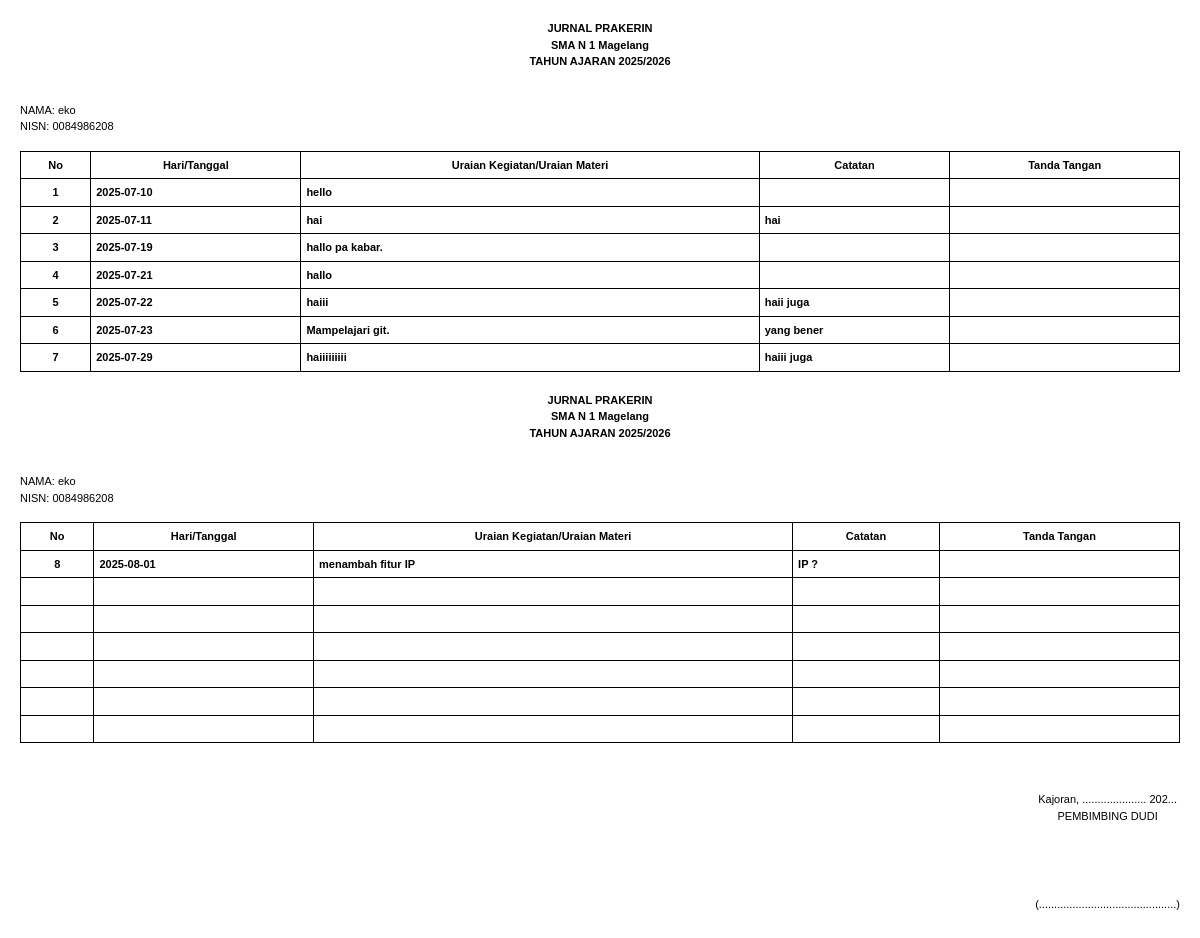
The app's page /pages/laporan/doc_jr.php?id_siswa=1 with its own data.
### tables this page shows
CREATE TABLE `siswa` (
  `id_siswa` int(11) NOT NULL,
  `nis` varchar(15) NOT NULL,
  `nisn` varchar(15) NOT NULL,
  `nama_siswa` varchar(50) NOT NULL,
  `no_wa` varchar(20) NOT NULL,
  `kelas` varchar(10) NOT NULL,
  `pro_keahlian` varchar(50) NOT NULL,
  `TL` text NOT NULL,
  `TTGL` date NOT NULL DEFAULT current_timestamp(),
  `id_sekolah` int(11) NOT NULL,
  `id_perusahaan` int(11) NOT NULL,
  `tanggal_mulai` date NOT NULL,
  `tanggal_selesai` date NOT NULL,
  `id_pembimbing` int(11) NOT NULL,
  `id_guru` int(11) NOT NULL,
  `username` varchar(20) NOT NULL,
  `password` varchar(20) NOT NULL
);

CREATE TABLE `sekolah` (
  `id_sekolah` int(11) NOT NULL,
  `nama_sekolah` varchar(50) NOT NULL,
  `alamat_sekolah` varchar(300) NOT NULL,
  `kepala_sekolah` varchar(25) NOT NULL,
  `logo_sekolah` varchar(255) DEFAULT NULL,
  `username` varchar(20) NOT NULL,
  `password` varchar(20) NOT NULL
);

CREATE TABLE `jurnal` (
  `id_jurnal` int(11) NOT NULL,
  `tanggal` date NOT NULL,
  `keterangan` text NOT NULL,
  `id_siswa` int(11) NOT NULL
);

CREATE TABLE `catatan` (
  `id_catatan` int(11) NOT NULL,
  `id_pembimbing` int(11) NOT NULL,
  `catatan` text NOT NULL,
  `id_jurnal` int(11) NOT NULL,
  `tanggal` date NOT NULL
);

### pages/laporan/doc_jr.php (the view, shortened to what this page needs)
<?php
include('../../koneksi.php');
$id_siswa = $_GET['id_siswa'] ?? null;
$query_siswa = "
    SELECT
        s.nama_siswa,
        s.nisn,
        sk.nama_sekolah
    FROM
        siswa s
    JOIN
        sekolah sk ON s.id_sekolah = sk.id_sekolah
    WHERE
        s.id_siswa = ?
";
$stmt_siswa = $coneksi->prepare($query_siswa);
$stmt_siswa->bind_param("i", $id_siswa);
$stmt_siswa->execute();
$result_siswa = $stmt_siswa->get_result();
if ($result_siswa->num_rows > 0) {
    $data_siswa = $result_siswa->fetch_assoc();
    $nama_siswa = htmlspecialchars($data_siswa['nama_siswa']);
    $nisn = htmlspecialchars($data_siswa['nisn']);
    $nama_sekolah = htmlspecialchars($data_siswa['nama_sekolah']);
} else {
    echo "Data siswa tidak ditemukan.";
    exit();
}
$query_jurnal = "
    SELECT
        j.tanggal,
        j.keterangan,
        c.catatan
    FROM
        jurnal j
    LEFT JOIN
        catatan c ON j.id_jurnal = c.id_jurnal
    WHERE
        j.id_siswa = ?
    ORDER BY j.tanggal
";
$stmt_jurnal = $coneksi->prepare($query_jurnal);
$stmt_jurnal->bind_param("i", $id_siswa);
$stmt_jurnal->execute();
$result_jurnal = $stmt_jurnal->get_result();
$jurnal_data = [];
while ($row = $result_jurnal->fetch_assoc()) {
    $jurnal_data[] = $row;
}
$pages = array_chunk($jurnal_data, 7);
?>
<!DOCTYPE html>
<html lang="en">
<head>
    <script src="https://cdn.tailwindcss.com"></script>
</head>
<body>
    <?php foreach ($pages as $page_num => $page_data): ?>
    <div class="printable <?= ($page_num < count($pages)-1 ? 'page-break' : '') ?>">
        <div class="text-center mb-8">
            <h1 class="font-bold style9">JURNAL PRAKERIN</h1>
            <h1 class="font-bold style9"><?php echo $nama_sekolah; ?></h1>
            <h1 class="font-bold style9">TAHUN AJARAN 2025/2026</h1>
        </div>
        <div class="style9 mb-4">
            <p>NAMA: <?php echo $nama_siswa; ?></p>
            <p>NISN: <?php echo $nisn; ?></p>
        </div>
        <table width="96%" border="1" align="center" cellpadding="3" cellspacing="0" class="style9">
            <thead>
                <tr>
                    <th class="left bottom top">No</th>
                    <th class="left bottom top">Hari/Tanggal</th>
                    <th class="left bottom top">Uraian Kegiatan/Uraian Materi</th>
                    <th class="left bottom top right">Catatan</th>
                    <th class="left bottom top right">Tanda Tangan</th>
                </tr>
            </thead>
            <tbody>
                <?php
                $no = ($page_num * 7) + 1;
                foreach ($page_data as $record) {
                    echo "<tr height='25' class='style27'>
                        <td class='top bottom left text-center'>{$no}</td>
                        <td class='top bottom left text-left'>" . htmlspecialchars($record['tanggal']) . "</td>
                        <td class='top bottom left text-left'>" . htmlspecialchars($record['keterangan']) . "</td>
                        <td class='top bottom left right text-left'>" . htmlspecialchars($record['catatan'] ?? '') . "</td>
                        <td class='top bottom left right text-left'>&nbsp;</td>
                    </tr>";
                    $no++;
                }
                $remaining_rows = 7 - count($page_data);
                for ($i = 0; $i < $remaining_rows; $i++) {
                    echo "<tr height='25'>
                        <td class='left bottom'>&nbsp;</td>
                        <td class='left bottom'>&nbsp;</td>
                        <td class='left bottom'>&nbsp;</td>
                        <td class='left bottom right'>&nbsp;</td>
                        <td class='left bottom right'>&nbsp;</td>
                    </tr>";
                }
                ?>
            </tbody>
        </table>
        <?php if ($page_num == count($pages)-1): ?>
        <div class="flex justify-end items-center mb-8 mt-12">
            <div class="text-center">
                <div class="style9">Kajoran, ..................... 202...</div>
                <div class="style9">PEMBIMBING DUDI</div>
                <br><br><br>
                <div class="style9">(.............................................)</div>
            </div>
        </div>
        <?php endif; ?>
    </div>
    <?php endforeach; ?>
</body>
</html>

### pages/laporan/doc_jr.php (style rules this page uses)
body { font-family: Verdana, Arial, Helvetica, sans-serif; margin: 0; padding: 0; }
.printable { margin: 20px; }
.page-break { page-break-after: always; }
.style9 { font-size: 11px; }
.style27 { font-size: 11px; font-weight: bold; }
.top { border-top: 1px solid #000000; }
.bottom { border-bottom: 1px solid #000000; }
.left { border-left: 1px solid #000000; }
.right { border-right: 1px solid #000000; }
table { border-collapse: collapse; width: 100%; }
th, td { padding: 5px; }

### records on screen
siswa: id_sekolah.nama_sekolah "SMA N 1 Magelang", nama_siswa "eko", nisn "0084986208"
jurnal: tanggal "2025-07-10", keterangan "hello"
catatan: id_jurnal.tanggal "2025-07-11", id_jurnal.keterangan "hai", catatan "hai"
jurnal: tanggal "2025-07-19", keterangan "hallo pa kabar."
jurnal: tanggal "2025-07-21", keterangan "hallo"
catatan: id_jurnal.tanggal "2025-07-22", id_jurnal.keterangan "haiii", catatan "haii juga"
catatan: id_jurnal.tanggal "2025-07-23", id_jurnal.keterangan "Mampelajari git.", catatan "yang bener"
catatan: id_jurnal.tanggal "2025-07-29", id_jurnal.keterangan "haiiiiiiiii", catatan "haiii juga"
catatan: id_jurnal.tanggal "2025-08-01", id_jurnal.keterangan "menambah fitur IP", catatan "IP ?"
